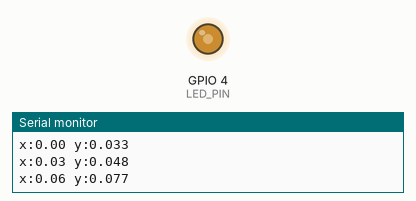
Simulated run of this sketch. Board: ESP32. Shown: output pins drawn as LEDs (lit = HIGH), the last lines printed to the serial monitor.

Above: at 0.05 s.
At 1.7 s:
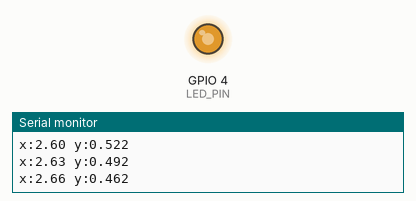
At 2.95 s:
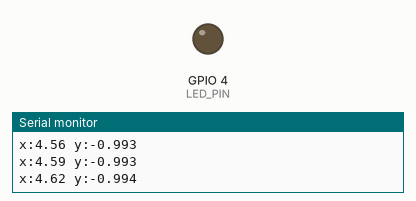
At 3.8 s:
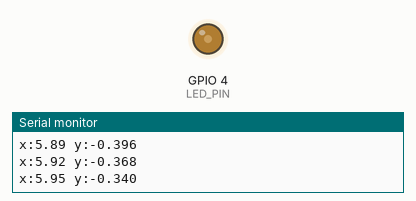
Timing chart, 0 to 9.2 s (numbered marks = the images above):
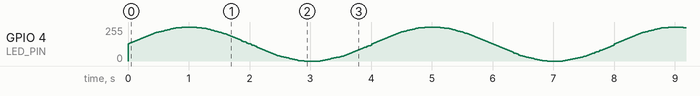

The sketch:

l42_sine_nn.ino
```cpp
// Урок 42. Сеть 1-8-8-1 повторяет sin(x); яркость светодиода следует за её ответом.
// Веса получены скриптом examples/tinyml/train_sine.py и хранятся как int8.
#include <Arduino.h>

const int LED_PIN = 4;

// ---- НАЧАЛО СГЕНЕРИРОВАННОЙ МОДЕЛИ ----
// слой 1: 1 -> 8
const int8_t W1[8] = {
  40, 124, 100, -127, 99, 56, -52, 80
};
const float S1 = 0.01451136f;
const float BIAS1[8] = {
  0.59202f, -0.72172f, -0.37317f, 0.00000f, -0.89024f, -0.00234f, 0.00000f, -0.00330f
};
// слой 2: 8 -> 8
const int8_t W2[64] = {
  3, 36, 30, 38, -25, -9, -64, 21,
  0, -2, -41, -14, 0, -12, 102, 28,
  -118, -123, -72, -59, 7, 7, 123, -41,
  -13, 68, 22, 22, -17, -55, 6, 4,
  -45, -21, -37, -47, -3, 0, 68, -22,
  52, 42, 20, -23, 24, -17, 46, -127,
  31, -1, -42, -10, 2, 9, -33, -37,
  36, 7, 25, 37, -55, 5, 59, -49
};
const float S2 = 0.01495892f;
const float BIAS2[8] = {
  -0.26971f, 0.27132f, 0.38404f, 0.29878f, 0.00000f, -0.05366f, -1.61403f, 0.05801f
};
// слой 3: 8 -> 1
const int8_t W3[8] = {
  -127, 101, 87, 93, -12, -51, 50, -76
};
const float S3 = 0.01427681f;
const float BIAS3[1] = {
  -2.20406f
};
// всего весов: 80 (int8: 80 байт; во float было бы 320)

// ---- КОНЕЦ СГЕНЕРИРОВАННОЙ МОДЕЛИ ----

// Один полносвязный слой: out[j] = sum_i(in[i] * w[i][j]) * scale + b[j]
void dense(const float* in, int nIn, const int8_t* w, float scale,
           const float* b, float* out, int nOut, bool relu) {
  for (int j = 0; j < nOut; ++j) {
    float sum = 0;
    for (int i = 0; i < nIn; ++i) sum += in[i] * w[i * nOut + j];
    sum = sum * scale + b[j];
    out[j] = (relu && sum < 0) ? 0 : sum;
  }
}

float predictSin(float x) {                 // x в радианах, от 0 до 2π
  float in[1] = { x / (2 * PI) };           // та же нормализация, что при обучении
  float h1[8], h2[8], y[1];
  dense(in, 1, W1, S1, BIAS1, h1, 8, true);
  dense(h1, 8, W2, S2, BIAS2, h2, 8, true);
  dense(h2, 8, W3, S3, BIAS3, y, 1, false);
  return y[0];
}

void setup() {
  Serial.begin(115200);
  if (!ledcAttach(LED_PIN, 5000, 8)) { Serial.println("PWM init failed"); return; }

  // Проверка качества: максимальное отличие от настоящего sinf() на 100 точках
  float worst = 0;
  for (int k = 0; k < 100; ++k) {
    float x = 2 * PI * k / 99.0f;
    worst = max(worst, fabsf(predictSin(x) - sinf(x)));
  }
  Serial.printf("max error = %.3f\n", worst);

  // Время одного предсказания: усредняем по 1000 запусков
  volatile float sink = 0;                  // чтобы компилятор не выбросил цикл
  uint32_t t0 = micros();
  for (int k = 0; k < 1000; ++k) sink = predictSin(k * 0.00628f);
  Serial.printf("one inference = %.2f us\n", (micros() - t0) / 1000.0f);
}

void loop() {
  float x = 2 * PI * (millis() % 4000) / 4000.0f;   // один оборот за 4 секунды
  float y = predictSin(x);                          // от -1 до +1
  int duty = constrain((int)((y + 1) * 127.5f), 0, 255);
  ledcWrite(LED_PIN, duty);
  Serial.printf("x:%.2f y:%.3f\n", x, y);           // формат Serial Plotter
  delay(20);
}
```
